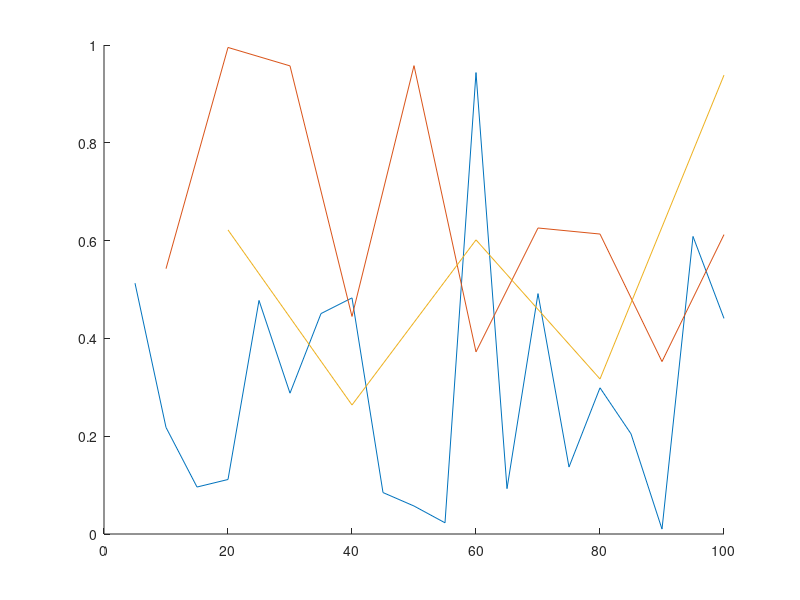

MATLAB code to generate this figure: (Note: this script raises an error after producing the figure.)
x= {5:5:100, 10:10:100, 20:20:100};
y= {rand(1,20),rand(1,10),rand(1,5)};
figure
hold on
p=cellfun(@plot,x,y);
p(1).Marker = 'o';
p(2).Marker = '+';
p(3).Marker = 's';
hold off

